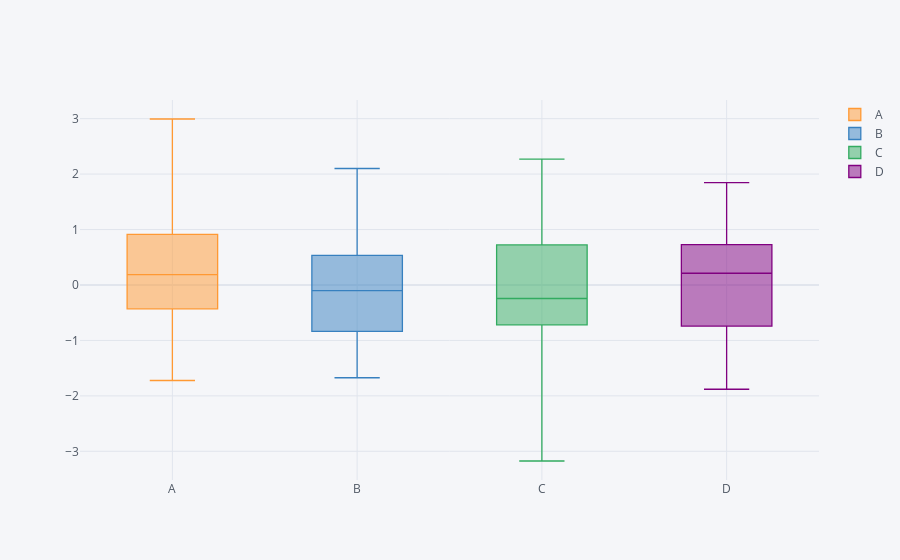

Notebook source saved alongside this figure:
### Markdown cell above
## box plots

### Code cell
df.iplot(kind='box')
